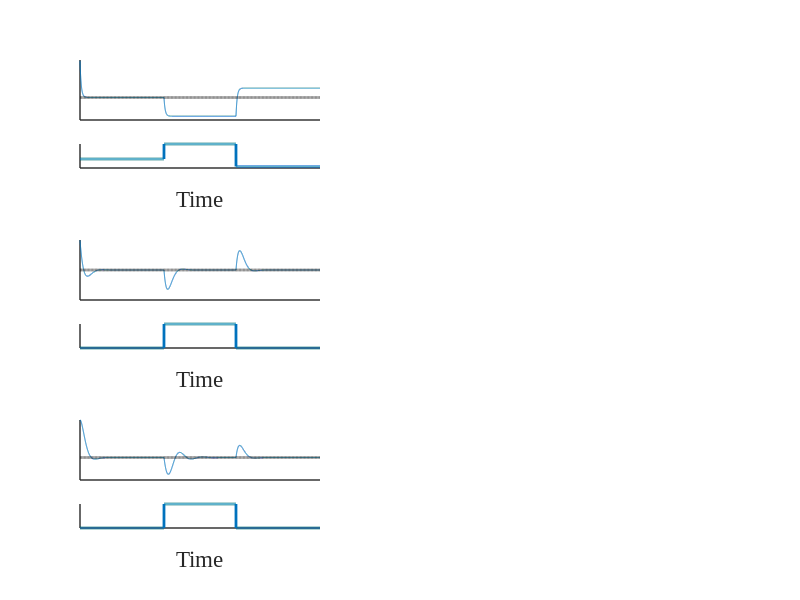

MATLAB code for this plot:
% PID Controller Example with Step Perturbation
clear; close all; clc;
% figure;
% System Parameters
Kp = 1; % Proportional gain
Ki = 0; % Integral gain
Kd = 0; % Derivative gain
tau = 1; % Time constant of the system

% Simulation Parameters
dt = 0.01; % Time step
t_end = 100; % End time
time = 0:dt:t_end; % Time vector
n = length(time);

% Desired Set Point
set_point = 1;

% Perturbation Parameters
step_time_1 = 35; % Time at which the step goes from 1 to 0
step_time_2 = 65; % Time at which the step goes from 0 to 1

step_time_1_C = 50; % Time at which the step goes from 1 to 0
step_time_2_C = 70; % Time at which the step goes from 0 to 1

% PID Controller Initialization
err = 0;
err_sum = 0;
err_prev = 0;
u = 0;

% System Initialization
y = 0;
y_prev = 0;

% Simulation Loop
for i = 1:n
    % Calculate error
    err = set_point - y;
    err_sum = err_sum + err*dt;
    err_diff = (err - err_prev)/dt;

    % PID Controller
    u = Kp*err + Ki*err_sum + Kd*err_diff;

    % Perturbation (Step Disturbance)
    if time(i) < step_time_1
        N = 1;
    elseif time(i) < step_time_2
        N = 2;
    else
        N = 0.5;
    end
    
    if time(i) < step_time_1_C
        C = 1;
    elseif time(i) < step_time_2_C
        C = 2;
    else
        C = 1;
    end
    
    

    % System Dynamics (First-Order System with Disturbance)
%     dydt = (- y*C/N  + u ) / tau;
    dydt = (- y  + N +u) / tau;
    y = y_prev + dydt*dt;
    
    
    % Update variables for the next iteration
    err_prev = err;
    y_prev = y;

    % Save data for plotting
    y_data(i) = y;
    out_data(i) = 5-y;
    u_data(i) = u;
    disturbance_data(i) = N;
    disturbance_C_data(i) = C;
end

fig=figure('Renderer', 'painters', 'Position', [10 20 1000 1000]);

pos1 = [0.1, 0.4+0.4, 0.3, 0.1];
pos2 = [0.1, 0.32+0.4, 0.3, 0.04];

subplot1 = axes('Parent', fig, 'Position', pos1);
subplot2 = axes('Parent', fig, 'Position', pos2);

% Plotting the results

plot(subplot1,time, out_data,time, 5-ones(size(time))*set_point,'k--', 'LineWidth', 2);
xticks(subplot1,[])
yticks(subplot1,[])
box(subplot1,'off');
set(subplot1,'FontName','Times new roman','FontSize',15,'linewidth',1)
% plot(subplot2,time, u_data, 'LineWidth', 2);
% xlabel('Time (s)');
% ylabel('Control Signal (u)');
% title('PID Control Signal');
% grid on;
% 

plot(subplot2,time, disturbance_data, 'LineWidth', 2);
xlabel('Time');
xticks(subplot2,[])
yticks(subplot2,[])
box(subplot2,'off');
set(subplot2,'FontName','Times new roman','FontSize',15,'linewidth',1)
% ylabel('Disturbance');
% title('Nitrogen Concentration');
% grid on;
% 
% subplot(4,1,4);
% plot(time, disturbance_C_data, 'LineWidth', 2);
% xlabel('Time (s)');
% ylabel('Disturbance');
% title('Carbon Concentration');
% grid on;


%%
Kp = 0; % Proportional gain
Ki = 0.5; % Integral gain
Kd = 0; % Derivative gain
tau = 1; % Time constant of the system

% Simulation Parameters
dt = 0.01; % Time step
t_end = 100; % End time
time = 0:dt:t_end; % Time vector
n = length(time);

% Desired Set Point
set_point = 1;

% Perturbation Parameters
step_time_1 = 35; % Time at which the step goes from 1 to 0
step_time_2 = 65; % Time at which the step goes from 0 to 1

step_time_1_C = 50; % Time at which the step goes from 1 to 0
step_time_2_C = 70; % Time at which the step goes from 0 to 1

% PID Controller Initialization
err = 0;
err_sum = 0;
err_prev = 0;
u = 0;

% System Initialization
y = 0;
y_prev = 0;

% Simulation Loop
for i = 1:n
    % Calculate error
    err = set_point - y;
    err_sum = err_sum + err*dt;
    err_diff = (err - err_prev)/dt;

    % PID Controller
    u = Kp*err + Ki*err_sum + Kd*err_diff;

    % Perturbation (Step Disturbance)
    if time(i) < step_time_1
        N = 1;
    elseif time(i) < step_time_2
        N = 2;
    else
        N = 1;
    end
    
    if time(i) < step_time_1_C
        C = 1;
    elseif time(i) < step_time_2_C
        C = 2;
    else
        C = 1;
    end
    
    

    % System Dynamics (First-Order System with Disturbance)
%     dydt = (- y*C/N  + u ) / tau;
    dydt = (- y  + N + u) / tau;
    y = y_prev + dydt*dt;
    
    
    % Update variables for the next iteration
    err_prev = err;
    y_prev = y;

    % Save data for plotting
    y_data(i) = y;
    out_data(i) = 5-y;
    u_data(i) = u;
    disturbance_data(i) = N;
    disturbance_C_data(i) = C;
end

% fig=figure('Renderer', 'painters', 'Position', [10 20 1000 1000]);
pos3 = [0.1, 0.4+0.1, 0.3, 0.1];
pos4 = [0.1, 0.32+0.1, 0.3, 0.04];

subplot1 = axes('Parent', fig, 'Position', pos3);
subplot2 = axes('Parent', fig, 'Position', pos4);


plot(subplot1,time, out_data, time, 5-ones(size(time))*set_point,'k--','LineWidth', 2);
xticks(subplot1,[])
yticks(subplot1,[])
box(subplot1,'off');
set(subplot1,'FontName','Times new roman','FontSize',15,'linewidth',1)



plot(subplot2,time, disturbance_data, 'LineWidth', 2);
xlabel('Time');
xticks(subplot2,[])
yticks(subplot2,[])
box(subplot2,'off');
set(subplot2,'FontName','Times new roman','FontSize',15,'linewidth',1)



%%
Kp = 0; % Proportional gain
Ki = 0.5; % Integral gain
Kd = 0; % Derivative gain
tau = 1; % Time constant of the system

% Simulation Parameters
dt = 0.01; % Time step
t_end = 100; % End time
time = 0:dt:t_end; % Time vector
n = length(time);

% Desired Set Point
set_point = 1;

% Perturbation Parameters
step_time_1 = 35; % Time at which the step goes from 1 to 0
step_time_2 = 65; % Time at which the step goes from 0 to 1

step_time_1_C = 50; % Time at which the step goes from 1 to 0
step_time_2_C = 70; % Time at which the step goes from 0 to 1

% PID Controller Initialization
err = 0;
err_sum = 0;
err_prev = 0;
u = 0;

% System Initialization
y = 0;
y_prev = 0;

% Simulation Loop
for i = 1:n
    % Calculate error
    err = set_point - y;
    err_sum = err_sum + err*dt;
    err_diff = (err - err_prev)/dt;

    % PID Controller
    u = Kp*err + Ki*err_sum + Kd*err_diff;

    % Perturbation (Step Disturbance)
    if time(i) < step_time_1
        N = 1;
    elseif time(i) < step_time_2
        N = 2;
    else
        N = 1;
    end
    
    if time(i) < step_time_1_C
        C = 1;
    elseif time(i) < step_time_2_C
        C = 2;
    else
        C = 1;
    end
    
    

    % System Dynamics (First-Order System with Disturbance)
%     dydt = (- y*C/N  + u ) / tau;
    dydt = (- y/N + u) / tau;
    y = y_prev + dydt*dt;
    
    
    % Update variables for the next iteration
    err_prev = err;
    y_prev = y;

    % Save data for plotting
    y_data(i) = y;
    out_data(i) = 5-y;
    u_data(i) = u;
    disturbance_data(i) = N;
    disturbance_C_data(i) = C;
end

pos3 = [0.1, 0.4-0.2, 0.3, 0.1];
pos4 = [0.1, 0.32-0.2, 0.3, 0.04];

subplot1 = axes('Parent', fig, 'Position', pos3);
subplot2 = axes('Parent', fig, 'Position', pos4);



plot(subplot1,time, out_data,time, 5-ones(size(time))*set_point,'k--','LineWidth', 2);
xticks(subplot1,[])
yticks(subplot1,[])
box(subplot1,'off');
set(subplot1,'FontName','Times new roman','FontSize',15,'linewidth',1)



plot(subplot2,time, disturbance_data, 'LineWidth', 2);
xlabel('Time');
xticks(subplot2,[])
yticks(subplot2,[])
box(subplot2,'off');
set(subplot2,'FontName','Times new roman','FontSize',15,'linewidth',1)
